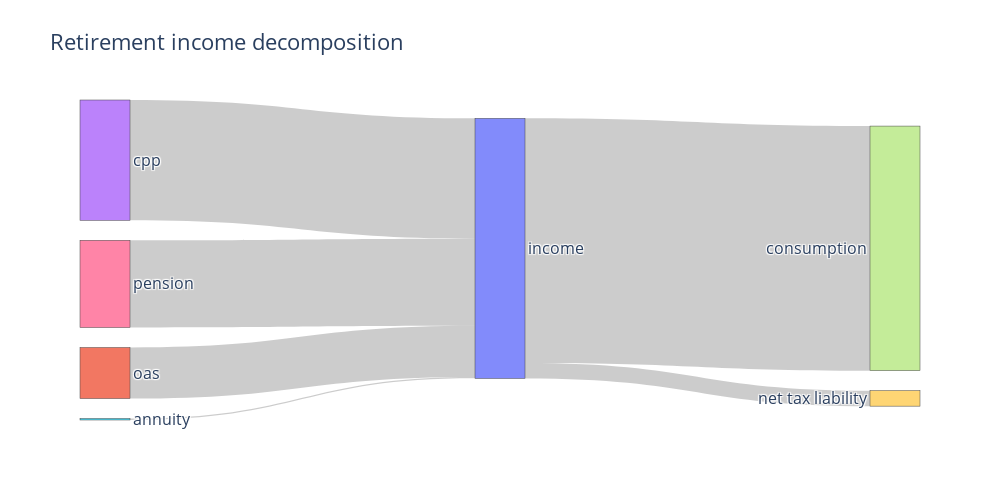

Notebook cell for this chart:
### Code cell
# prepare data
hhold = df_change.loc[0, :]
pension = hhold['pension_after']
annuity = hhold['annuity_rrsp_after'] + hhold['annuity_rpp_dc_after'] + hhold['annuity_non_rrsp_after']
consumption = hhold['cons_after']
debt_payments = hhold['debt_payments_after']
net_liabilities = hhold['fam_net_tax_liability_after']
cpp = hhold['cpp_after']
gis = hhold['gis_after']
oas = hhold['oas_after']
rpp_db = hhold['rpp_db_benefits_after']
if hhold.couple:
    pension += hhold['s_pension_after']
    annuity += hhold['s_annuity_rrsp_after'] + hhold['s_annuity_rpp_dc_after'] + hhold['s_annuity_non_rrsp_after']
    cpp = hhold['s_cpp_after']
    gis = hhold['s_gis_after']
    oas = hhold['s_oas_after']
    rpp_db = hhold['s_rpp_db_benefits_after']

income = oas + gis + cpp + rpp_db + annuity + pension

label = ['income', # 0
         'oas', 'gis', 'cpp', 'RPP DB', 'annuity', 'pension', # 1 to 6
         'consumption', 'debt payments', # 7 - 8
         'net tax liability']  # 9 could also enter income (invert source and target)
if net_liabilities > 0:
    source = [1, 2, 3, 4, 5, 6, 0, 0, 0]
    target = [0, 0, 0, 0, 0, 0, 7, 8, 9]
    value =  [oas, gis, cpp, rpp_db, annuity, pension, consumption, debt_payments, net_liabilities]
else:
    source = [1, 2, 3, 4, 5, 6, 0, 0, 9]
    target = [0, 0, 0, 0, 0, 0, 7, 8, 0]
    value =  [oas, gis, cpp, rpp_db, annuity, pension, consumption, debt_payments, -net_liabilities]

# data to dict, dict to sankey
link = dict(source = source, target = target, value = value)
node = dict(label = label, pad=20, thickness=50)

data = go.Sankey(link=link, node=node)
# plot
fig = go.Figure(data)
fig.update_layout(height=500, width=1000,
                  title_text="Retirement income decomposition",
                  font_size=16)
fig.show()

### Figure 1 — Plotly figure (JSON) as saved in the notebook; plotly's stock layout.template omitted (floating-point values rounded to 4 significant figures)
{"data": [{"link": {"source": [1, 2, 3, 4, 5, 6, 0, 0, 0], "target": [0, 0, 0, 0, 0, 0, 7, 8, 9], "value": [7417.0, 0, 17490.0, 0, 212.8, 12680.0, 35550.0, 0, 2257.0]}, "node": {"label": ["income", "oas", "gis", "cpp", "RPP DB", "annuity", "pension", "consumption", "debt payments", "net tax liability"], "pad": 20, "thickness": 50}, "type": "sankey"}], "layout": {"font": {"size": 16}, "height": 500, "title": {"text": "Retirement income decomposition"}, "width": 1000}}
